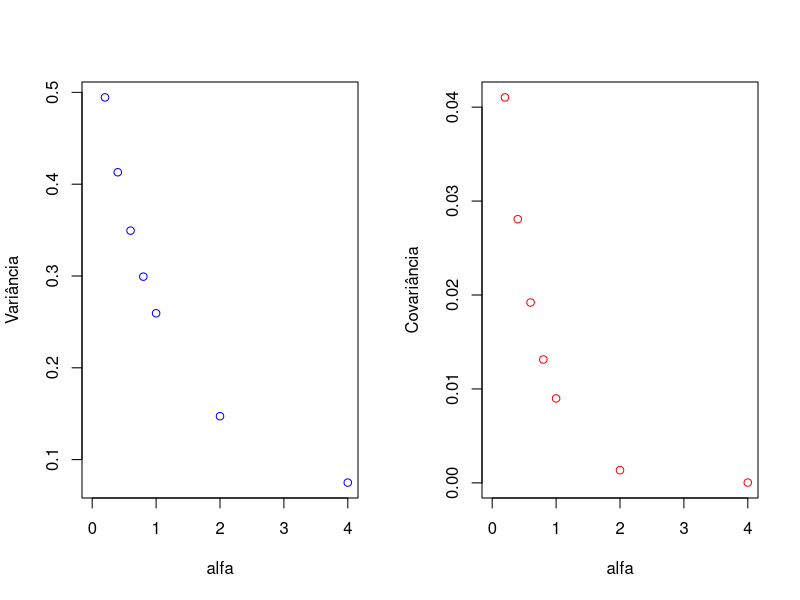

Source code (R):
############################### EFEITO DO ALPHA NA VCV ########################

# tempo total das linhagens
t = 1
# tempo compartilhado
s = 0.1
# taxa evolutiva
sigma2 = 0.6

## diferentes valores de alpha
alpha_vals = c(0, 0.2 ,0.4, 0.6, 0.8, 1, 2, 4)

## plot
par(mfrow = c(1,2))
plot(x = alpha_vals,
     y = (sigma2 / (2 * alpha_vals)) * (1 - exp(-2 * alpha_vals * t)),
     col = "blue",
     xlab = "alfa",
     ylab = "Variância"
)

plot(x = alpha_vals,
     y = (sigma2 / (2 * alpha_vals)) * (1 - exp(-2 * alpha_vals * s) ) * ( exp(-2 * alpha_vals * (t-s) )),
     col = "red",
     xlab = "alfa",
     ylab = "Covariância"
)
